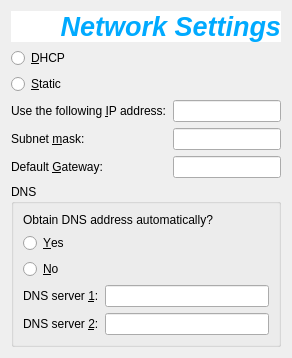
     <widget class="QWidget" name="networkSettingsPage">
      <layout class="QFormLayout" name="formLayout_5">
       <item row="0" column="0" colspan="2">
        <widget class="QLabel" name="label_12">
         <property name="palette">
          <palette>
           <active>
            <colorrole role="WindowText">
             <brush brushstyle="SolidPattern">
              <color alpha="255">
               <red>0</red>
               <green>170</green>
               <blue>255</blue>
              </color>
             </brush>
            </colorrole>
            <colorrole role="Base">
             <brush brushstyle="SolidPattern">
              <color alpha="255">
               <red>255</red>
               <green>255</green>
               <blue>255</blue>
              </color>
             </brush>
            </colorrole>
            <colorrole role="Window">
             <brush brushstyle="SolidPattern">
              <color alpha="255">
               <red>255</red>
               <green>255</green>
               <blue>255</blue>
              </color>
             </brush>
            </colorrole>
           </active>
           <inactive>
            <colorrole role="WindowText">
             <brush brushstyle="SolidPattern">
              <color alpha="255">
               <red>0</red>
               <green>170</green>
               <blue>255</blue>
              </color>
             </brush>
            </colorrole>
            <colorrole role="Base">
             <brush brushstyle="SolidPattern">
              <color alpha="255">
               <red>255</red>
               <green>255</green>
               <blue>255</blue>
              </color>
             </brush>
            </colorrole>
            <colorrole role="Window">
             <brush brushstyle="SolidPattern">
              <color alpha="255">
               <red>255</red>
               <green>255</green>
               <blue>255</blue>
              </color>
             </brush>
            </colorrole>
           </inactive>
           <disabled>
            <colorrole role="WindowText">
             <brush brushstyle="SolidPattern">
              <color alpha="255">
               <red>119</red>
               <green>119</green>
               <blue>119</blue>
              </color>
             </brush>
            </colorrole>
            <colorrole role="Base">
             <brush brushstyle="SolidPattern">
              <color alpha="255">
               <red>255</red>
               <green>255</green>
               <blue>255</blue>
              </color>
             </brush>
            </colorrole>
            <colorrole role="Window">
             <brush brushstyle="SolidPattern">
              <color alpha="255">
               <red>255</red>
               <green>255</green>
               <blue>255</blue>
              </color>
             </brush>
            </colorrole>
           </disabled>
          </palette>
         </property>
         <property name="font">
          <font>
           <pointsize>20</pointsize>
           <weight>75</weight>
           <italic>true</italic>
           <bold>true</bold>
          </font>
         </property>
         <property name="autoFillBackground">
          <bool>true</bool>
         </property>
         <property name="text">
          <string>Network Settings</string>
         </property>
         <property name="alignment">
          <set>Qt::AlignRight|Qt::AlignTrailing|Qt::AlignVCenter</set>
         </property>
         <property name="margin">
          <number>0</number>
         </property>
        </widget>
       </item>
       <item row="1" column="0" colspan="2">
        <widget class="QRadioButton" name="wiredDHCPRadioBtn">
         <property name="text">
          <string>&amp;DHCP</string>
         </property>
        </widget>
       </item>
       <item row="2" column="0" colspan="2">
        <widget class="QRadioButton" name="wiredStaticRadioBtn">
         <property name="text">
          <string>&amp;Static</string>
         </property>
        </widget>
       </item>
       <item row="3" column="0">
        <widget class="QLabel" name="label_13">
         <property name="text">
          <string>Use the following &amp;IP address:</string>
         </property>
         <property name="buddy">
          <cstring>staticIpAddrlineEdit</cstring>
         </property>
        </widget>
       </item>
       <item row="3" column="1">
        <widget class="QLineEdit" name="staticIpAddrlineEdit"/>
       </item>
       <item row="4" column="0">
        <widget class="QLabel" name="label_14">
         <property name="text">
          <string>Subnet &amp;mask:</string>
         </property>
         <property name="buddy">
          <cstring>subnetMaskLineEdit</cstring>
         </property>
        </widget>
       </item>
       <item row="4" column="1">
        <widget class="QLineEdit" name="subnetMaskLineEdit"/>
       </item>
       <item row="5" column="0">
        <widget class="QLabel" name="label_15">
         <property name="text">
          <string>Default &amp;Gateway:</string>
         </property>
         <property name="buddy">
          <cstring>defaultGatewayLineEdit</cstring>
         </property>
        </widget>
       </item>
       <item row="5" column="1">
        <widget class="QLineEdit" name="defaultGatewayLineEdit"/>
       </item>
       <item row="6" column="0" colspan="2">
        <widget class="QGroupBox" name="groupBox">
         <property name="title">
          <string>DNS</string>
         </property>
         <layout class="QFormLayout" name="formLayout_4">
          <item row="1" column="0">
           <widget class="QRadioButton" name="dnsYesRadioBtn">
            <property name="text">
             <string>&amp;Yes</string>
            </property>
           </widget>
          </item>
          <item row="2" column="0">
           <widget class="QRadioButton" name="dnsNoRadioBtn">
            <property name="text">
             <string>&amp;No</string>
            </property>
           </widget>
          </item>
          <item row="3" column="0">
           <widget class="QLabel" name="label_16">
            <property name="text">
             <string>DNS server &amp;1:</string>
            </property>
            <property name="buddy">
             <cstring>dnsServer1LineEdit</cstring>
            </property>
           </widget>
          </item>
          <item row="3" column="1">
           <widget class="QLineEdit" name="dnsServer1LineEdit"/>
          </item>
          <item row="4" column="0">
           <widget class="QLabel" name="label_17">
            <property name="text">
             <string>DNS server &amp;2:</string>
            </property>
            <property name="buddy">
             <cstring>dnsServer2LineEdit</cstring>
            </property>
           </widget>
          </item>
          <item row="4" column="1">
           <widget class="QLineEdit" name="dnsServer2LineEdit"/>
          </item>
          <item row="0" column="0" colspan="2">
           <widget class="QLabel" name="label_18">
            <property name="text">
             <string>Obtain DNS address automatically?</string>
            </property>
           </widget>
          </item>
         </layout>
        </widget>
       </item>
      </layout>
     </widget>
